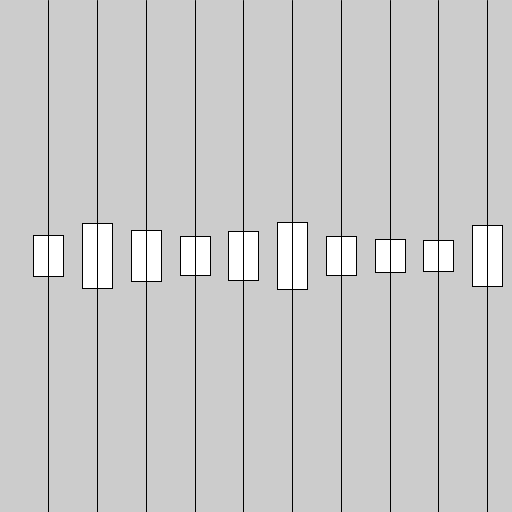
Frame 1 (no input)
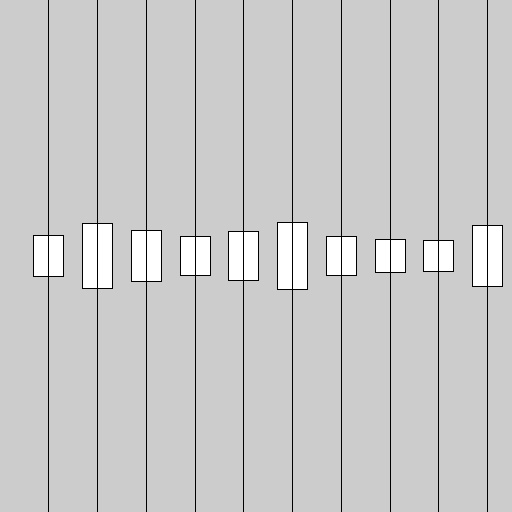
Frame 60 (the mouse pressed at the canvas centre just before this capture)
Frame 120 (the mouse held since frame 60 and released just before this capture): identical to frame 60, image omitted

The Processing sketch that drew these frames (run headless with seeded random() and noise(); from frame 60 on, the mouse is pressed at the canvas centre):

// Processing sketch: Question1
// ── Question1.pde
Tree trees[] = new Tree[10];

class Tree
{
    float x; 
    float y; 
    float width;
    float height;
    float radius; 
    color leafColour;
    color availibleColours[] = {color(0, 255, 0), color(255, 255, 0), color(255, 165, 0), color(255, 0, 0)};

    Tree(float newX, float newY)
    {
        this.x = newX;
        this.y = newY;
        this.radius = random(30, 70);
        // this.width = random(30, 70);
        this.width = 30;
        this.height = random(30, 70);
        this.leafColour = this.availibleColours[(int)random(0, 3)];
        println("this.color: "+this.leafColour);
    }
}

void setup() 
{
    size(512, 512);

    int treeNum = 0;
    while (treeNum < trees.length)
    {
        trees[treeNum] = new Tree(getHorizontalSpacing(treeNum, trees), height/2);
        treeNum++;
    }

}

void draw() 
{
    int treeNum = 0; 
    while (treeNum < trees.length)
    {
        drawTree(trees[treeNum]);
        treeNum++;
    }
}

float getHorizontalSpacing( int treeNum, Tree[] forest)
{
    float spacing = (width / (float)((forest.length*2) +1)) * (float)((2*treeNum) +2); // look into this equation, Why is it nor even spacing.
    return spacing;
}

void drawTree(Tree t)
{
    rectMode(CENTER);
    rect(t.x, t.y, t.width, t.height);
    line(t.x, 0, t.x, height);
}
